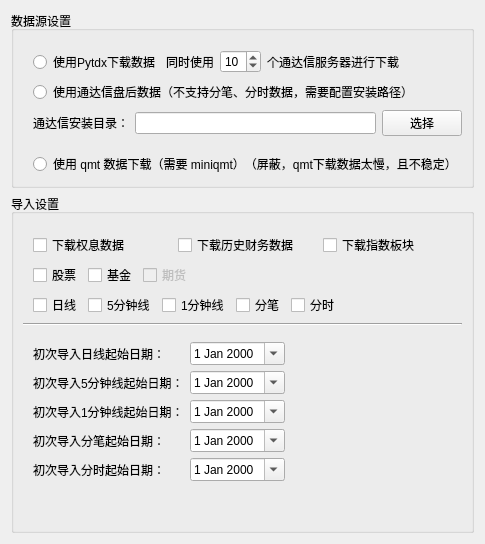
      <widget class="QWidget" name="tab_4">
       <attribute name="title">
        <string>导入设置</string>
       </attribute>
       <layout class="QVBoxLayout" name="verticalLayout_13">
        <item>
         <widget class="QGroupBox" name="groupBox_2">
          <property name="sizePolicy">
           <sizepolicy hsizetype="Preferred" vsizetype="Fixed">
            <horstretch>0</horstretch>
            <verstretch>0</verstretch>
           </sizepolicy>
          </property>
          <property name="title">
           <string>数据源设置</string>
          </property>
          <layout class="QVBoxLayout" name="verticalLayout_12">
           <item>
            <layout class="QHBoxLayout" name="horizontalLayout">
             <property name="leftMargin">
              <number>10</number>
             </property>
             <property name="topMargin">
              <number>10</number>
             </property>
             <item>
              <widget class="QRadioButton" name="pytdx_radioButton">
               <property name="enabled">
                <bool>true</bool>
               </property>
               <property name="text">
                <string>使用Pytdx下载数据</string>
               </property>
              </widget>
             </item>
             <item>
              <widget class="QLabel" name="label_16">
               <property name="text">
                <string>同时使用</string>
               </property>
               <property name="alignment">
                <set>Qt::AlignRight|Qt::AlignTrailing|Qt::AlignVCenter</set>
               </property>
              </widget>
             </item>
             <item>
              <widget class="QSpinBox" name="use_tdx_number_spinBox">
               <property name="minimum">
                <number>1</number>
               </property>
               <property name="maximum">
                <number>20</number>
               </property>
               <property name="value">
                <number>10</number>
               </property>
              </widget>
             </item>
             <item>
              <widget class="QLabel" name="label_17">
               <property name="text">
                <string>个通达信服务器进行下载</string>
               </property>
              </widget>
             </item>
             <item>
              <spacer name="horizontalSpacer_13">
               <property name="orientation">
                <enum>Qt::Horizontal</enum>
               </property>
               <property name="sizeHint" stdset="0">
                <size>
                 <width>40</width>
                 <height>20</height>
                </size>
               </property>
              </spacer>
             </item>
            </layout>
           </item>
           <item>
            <layout class="QHBoxLayout" name="horizontalLayout_5">
             <property name="leftMargin">
              <number>10</number>
             </property>
             <property name="topMargin">
              <number>0</number>
             </property>
             <item>
              <widget class="QRadioButton" name="tdx_radioButton">
               <property name="text">
                <string>使用通达信盘后数据（不支持分笔、分时数据，需要配置安装路径）</string>
               </property>
              </widget>
             </item>
            </layout>
           </item>
           <item>
            <layout class="QGridLayout" name="gridLayout_2" columnstretch="0,0,0,0">
             <property name="leftMargin">
              <number>10</number>
             </property>
             <property name="bottomMargin">
              <number>10</number>
             </property>
             <item row="0" column="3">
              <widget class="QPushButton" name="select_tdx_dir_pushButton">
               <property name="sizePolicy">
                <sizepolicy hsizetype="Preferred" vsizetype="Fixed">
                 <horstretch>0</horstretch>
                 <verstretch>0</verstretch>
                </sizepolicy>
               </property>
               <property name="text">
                <string>选择</string>
               </property>
              </widget>
             </item>
             <item row="0" column="0">
              <widget class="QLabel" name="label_2">
               <property name="text">
                <string>通达信安装目录：</string>
               </property>
              </widget>
             </item>
             <item row="0" column="1" colspan="2">
              <widget class="QLineEdit" name="tdx_dir_lineEdit">
               <property name="sizePolicy">
                <sizepolicy hsizetype="Expanding" vsizetype="Fixed">
                 <horstretch>1</horstretch>
                 <verstretch>0</verstretch>
                </sizepolicy>
               </property>
              </widget>
             </item>
            </layout>
           </item>
           <item>
            <layout class="QHBoxLayout" name="horizontalLayout_24">
             <property name="leftMargin">
              <number>10</number>
             </property>
             <property name="topMargin">
              <number>0</number>
             </property>
             <item>
              <widget class="QRadioButton" name="qmt_radioButton">
               <property name="text">
                <string>使用 qmt 数据下载（需要 miniqmt）（屏蔽，qmt下载数据太慢，且不稳定）</string>
               </property>
              </widget>
             </item>
            </layout>
           </item>
          </layout>
         </widget>
        </item>
        <item>
         <widget class="QGroupBox" name="groupBox_7">
          <property name="title">
           <string>导入设置</string>
          </property>
          <layout class="QVBoxLayout" name="verticalLayout_11">
           <item>
            <layout class="QHBoxLayout" name="horizontalLayout_4">
             <property name="leftMargin">
              <number>10</number>
             </property>
             <property name="topMargin">
              <number>10</number>
             </property>
             <item>
              <widget class="QCheckBox" name="import_weight_checkBox">
               <property name="text">
                <string>下载权息数据</string>
               </property>
              </widget>
             </item>
             <item>
              <widget class="QCheckBox" name="import_history_finance_checkBox">
               <property name="text">
                <string>下载历史财务数据</string>
               </property>
              </widget>
             </item>
             <item>
              <widget class="QCheckBox" name="import_block_checkBox">
               <property name="text">
                <string>下载指数板块</string>
               </property>
              </widget>
             </item>
            </layout>
           </item>
           <item>
            <layout class="QHBoxLayout" name="horizontalLayout_3">
             <property name="leftMargin">
              <number>10</number>
             </property>
             <item>
              <widget class="QCheckBox" name="import_stock_checkBox">
               <property name="text">
                <string>股票</string>
               </property>
              </widget>
             </item>
             <item>
              <widget class="QCheckBox" name="import_fund_checkBox">
               <property name="text">
                <string>基金</string>
               </property>
              </widget>
             </item>
             <item>
              <widget class="QCheckBox" name="import_future_checkBox">
               <property name="enabled">
                <bool>false</bool>
               </property>
               <property name="text">
                <string>期货</string>
               </property>
              </widget>
             </item>
             <item>
              <spacer name="horizontalSpacer_11">
               <property name="orientation">
                <enum>Qt::Horizontal</enum>
               </property>
               <property name="sizeHint" stdset="0">
                <size>
                 <width>40</width>
                 <height>20</height>
                </size>
               </property>
              </spacer>
             </item>
            </layout>
           </item>
           <item>
            <layout class="QHBoxLayout" name="horizontalLayout_2">
             <property name="leftMargin">
              <number>10</number>
             </property>
             <item>
              <widget class="QCheckBox" name="import_day_checkBox">
               <property name="text">
                <string>日线</string>
               </property>
              </widget>
             </item>
             <item>
              <widget class="QCheckBox" name="import_min5_checkBox">
               <property name="text">
                <string>5分钟线</string>
               </property>
              </widget>
             </item>
             <item>
              <widget class="QCheckBox" name="import_min_checkBox">
               <property name="text">
                <string>1分钟线</string>
               </property>
              </widget>
             </item>
             <item>
              <widget class="QCheckBox" name="import_trans_checkBox">
               <property name="enabled">
                <bool>true</bool>
               </property>
               <property name="text">
                <string>分笔</string>
               </property>
              </widget>
             </item>
             <item>
              <widget class="QCheckBox" name="import_time_checkBox">
               <property name="enabled">
                <bool>true</bool>
               </property>
               <property name="text">
                <string>分时</string>
               </property>
              </widget>
             </item>
             <item>
              <spacer name="horizontalSpacer_12">
               <property name="orientation">
                <enum>Qt::Horizontal</enum>
               </property>
               <property name="sizeHint" stdset="0">
                <size>
                 <width>40</width>
                 <height>20</height>
                </size>
               </property>
              </spacer>
             </item>
            </layout>
           </item>
           <item>
            <widget class="Line" name="line">
             <property name="orientation">
              <enum>Qt::Horizontal</enum>
             </property>
            </widget>
           </item>
           <item>
            <layout class="QGridLayout" name="gridLayout_4">
             <property name="leftMargin">
              <number>10</number>
             </property>
             <property name="topMargin">
              <number>10</number>
             </property>
             <item row="4" column="0">
              <widget class="QLabel" name="label_7">
               <property name="text">
                <string>初次导入分时起始日期：</string>
               </property>
              </widget>
             </item>
             <item row="3" column="0">
              <widget class="QLabel" name="label_6">
               <property name="text">
                <string>初次导入分笔起始日期：</string>
               </property>
              </widget>
             </item>
             <item row="1" column="1">
              <widget class="QDateEdit" name="min5_start_dateEdit">
               <property name="minimumDateTime">
                <datetime>
                 <hour>0</hour>
                 <minute>0</minute>
                 <second>0</second>
                 <year>1989</year>
                 <month>12</month>
                 <day>21</day>
                </datetime>
               </property>
               <property name="calendarPopup">
                <bool>true</bool>
               </property>
              </widget>
             </item>
             <item row="2" column="1">
              <widget class="QDateEdit" name="min_start_dateEdit">
               <property name="calendarPopup">
                <bool>true</bool>
               </property>
              </widget>
             </item>
             <item row="0" column="0">
              <widget class="QLabel" name="label_3">
               <property name="text">
                <string>初次导入日线起始日期：</string>
               </property>
              </widget>
             </item>
             <item row="1" column="0">
              <widget class="QLabel" name="label_10">
               <property name="text">
                <string>初次导入5分钟线起始日期：</string>
               </property>
              </widget>
             </item>
             <item row="2" column="0">
              <widget class="QLabel" name="label_15">
               <property name="text">
                <string>初次导入1分钟线起始日期：</string>
               </property>
              </widget>
             </item>
             <item row="3" column="1">
              <widget class="QDateEdit" name="trans_start_dateEdit">
               <property name="calendarPopup">
                <bool>true</bool>
               </property>
              </widget>
             </item>
             <item row="0" column="1">
              <widget class="QDateEdit" name="day_start_dateEdit">
               <property name="minimumDateTime">
                <datetime>
                 <hour>0</hour>
                 <minute>0</minute>
                 <second>0</second>
                 <year>1989</year>
                 <month>12</month>
                 <day>21</day>
                </datetime>
               </property>
               <property name="calendarPopup">
                <bool>true</bool>
               </property>
              </widget>
             </item>
             <item row="4" column="1">
              <widget class="QDateEdit" name="time_start_dateEdit">
               <property name="calendarPopup">
                <bool>true</bool>
               </property>
              </widget>
             </item>
             <item row="1" column="2">
              <spacer name="horizontalSpacer_9">
               <property name="orientation">
                <enum>Qt::Horizontal</enum>
               </property>
               <property name="sizeHint" stdset="0">
                <size>
                 <width>40</width>
                 <height>20</height>
                </size>
               </property>
              </spacer>
             </item>
            </layout>
           </item>
           <item>
            <spacer name="verticalSpacer_16">
             <property name="orientation">
              <enum>Qt::Vertical</enum>
             </property>
             <property name="sizeHint" stdset="0">
              <size>
               <width>20</width>
               <height>40</height>
              </size>
             </property>
            </spacer>
           </item>
          </layout>
         </widget>
        </item>
       </layout>
      </widget>
